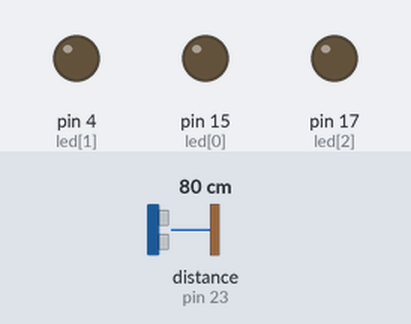
Recording of a sketch running on a simulated Arduino Mega 2560, built with avr-gcc and run on an emulated ATmega2560. Parts: output pins drawn as LEDs (lit = HIGH). Wiring (inferred from the names in the program): ultrasonic range finder: trigger pin 22; echo pin 23. Dashed ring = blinking. The inputs (shaded band) are chosen by the test bench; at power-on: distance to the obstacle (sensor on pin 23) 80 cm. The echo pulse lasts 58.3 µs per cm; pins used as bus, display or sensor lines are not drawn; what the sketch prints to the serial monitor is not drawn.

Above: at 2.1 s.
2.2 s: distance to the obstacle (sensor on pin 23) set to 35 cm
At 3.27 s:
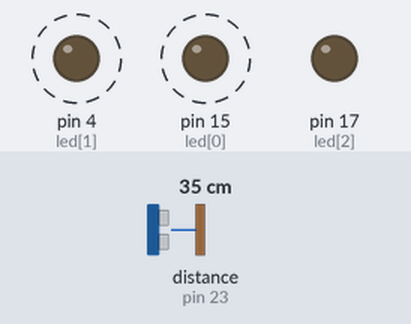
5.7 s: distance to the obstacle (sensor on pin 23) set to 2 cm
At 6.3 s:
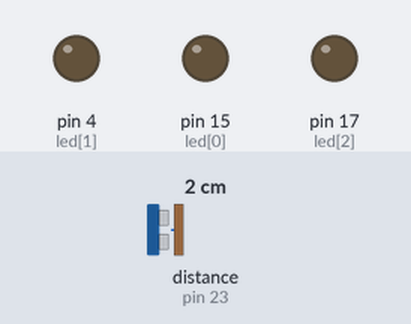
9.2 s: distance to the obstacle (sensor on pin 23) set to 60 cm
At 9.29 s:
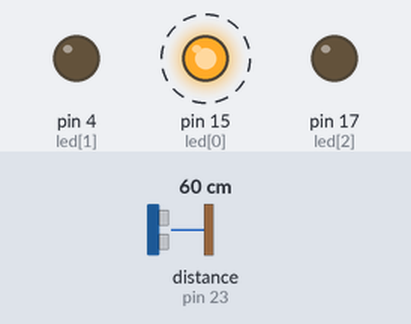
12.7 s: distance to the obstacle (sensor on pin 23) set to 4 cm
At 13.07 s:
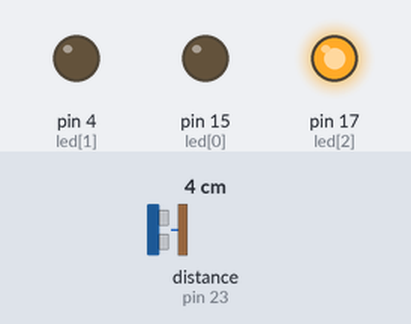
Timing chart, 0 to 15.7 s (numbered marks = the images above; inputs shaded):
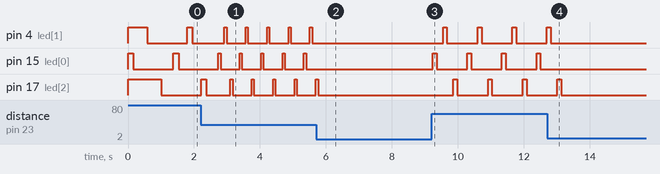

Measured:
- after the input at 2.2 s, pin 4 (led[1]): alternates HIGH for 0.07 s and LOW for 0.58 s, starting after 0.72 s; pin 15 (led[0]): alternates HIGH for 0.07 s and LOW for 0.58 s, starting after 0.61 s
- after the input at 5.7 s, pin 4 (led[1]), pin 15 (led[0]): stops changing and stays LOW; pin 17 (led[2]): goes on until 5.8 s, then stays LOW
- after the input at 9.2 s, pin 4 (led[1]): alternates HIGH for 0.12 s and LOW for 0.93 s, starting after 0.35 s; pin 15 (led[0]): alternates HIGH for 0.12 s and LOW for 0.93 s, starting at once; pin 17 (led[2]): alternates HIGH for 0.12 s and LOW for 0.93 s, starting after 0.66 s
- after the input at 12.7 s, pin 4 (led[1]): goes on until 12.8 s, then stays LOW; pin 15 (led[0]): stops changing and stays LOW; pin 17 (led[2]): goes on until 13.1 s, then stays LOW

The sketch:

led_with__HC-SR04.ino
```cpp
#define trig 22
#define echo 23
int led[3] = {15, 4, 17};
int gnd[3] = {2, 16, 5};

void setup() {
  for (int i=0; i<3; i++) {
    pinMode(led[i], OUTPUT);
    digitalWrite(led[i], 1);

    pinMode(gnd[i], OUTPUT);
    digitalWrite(gnd[i], 0);
    }
  Serial.begin(115200);
  Serial.println("초음파 센서 시작");

  pinMode(trig, OUTPUT);
  pinMode(echo, INPUT);
 }


 void loop() {
  static int j=30;
  long duration, distance;

  digitalWrite(trig, HIGH);
  delayMicroseconds(10);
  digitalWrite(trig, LOW);
  duration = pulseIn(echo, HIGH);
  distance = duration * 170 / 1000;

  for (int k=0; k<3; k++) {
     digitalWrite(led[k], 1);
     delay(distance/5);
     digitalWrite(led[k], 0);
     delay(distance/3);
   }
  Serial.print("거리: ");
  Serial.print(distance);
  Serial.println("mm");
  delay(100);
 } 
```
